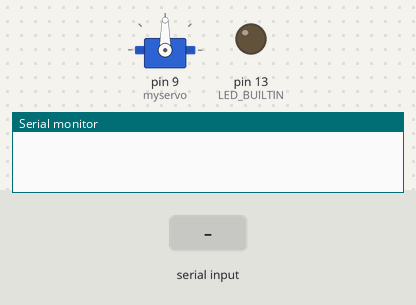
A sketch run on a simulated Arduino Uno, built with avr-gcc and run on an emulated ATmega328P. On the bench: servo, output pins drawn as LEDs (lit = HIGH), the last lines printed to the serial monitor. The test bench sets the inputs (shaded band).

Above: at 1.2 s.
1.3 s: "<30,150>" received over Serial
At 1.8 s:
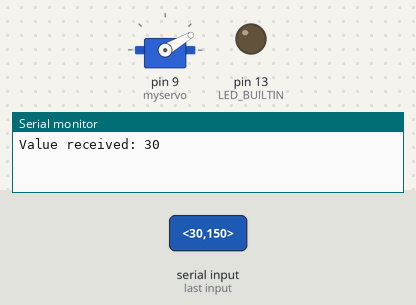
2.8 s: "<5>" received over Serial
At 3.9 s:
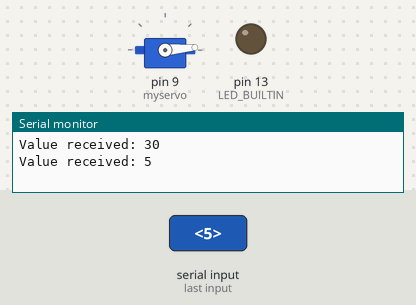
4.3 s: "<200>" received over Serial
At 5.1 s:
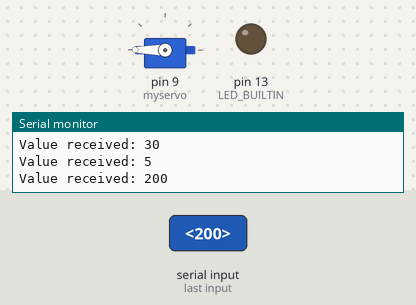
5.8 s: "<90,45>" received over Serial
At 6.4 s:
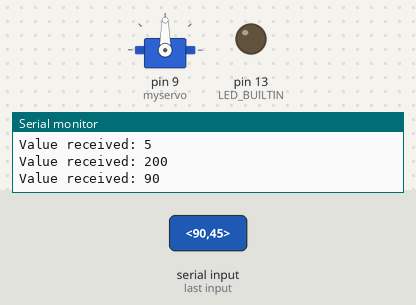
Timing chart, 0 to 8.3 s (numbered marks = the images above; inputs shaded):
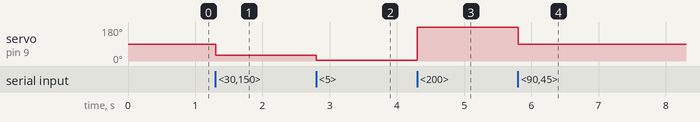

The sketch:

saqrykipol4262.ino
```cpp
#include <Servo.h>
Servo myservo;

const char startCharacter = '<';
const char endCharacter = '>';
const uint8_t maxCharacters = 10;
char receivedCharacters[maxCharacters];
bool receivingData = false;
bool dataReady = false;
uint8_t receivedCharcterIndex = 0;

void setup() {
  Serial.begin(9600);
  pinMode(LED_BUILTIN, OUTPUT);
  myservo.attach(9);  // attaches the servo on pin 9 to the servo object
}

void loop() {
  if (Serial.available() > 0) {
    char receivedCharacter = Serial.read();

    if (receivedCharacter == startCharacter) {
      receivingData = true;
    }
    else if (receivingData == true && receivedCharacter != endCharacter) {
      receivedCharacters[receivedCharcterIndex] = receivedCharacter;
      receivedCharcterIndex++;
      if (receivedCharcterIndex >= maxCharacters) {
        receivedCharcterIndex = maxCharacters - 1;
      }
    }
    else if (receivingData == true && receivedCharacter == endCharacter) {
      receivedCharacters[receivedCharcterIndex] = '\0';
      receivedCharcterIndex = 0;
      receivingData = false;
      dataReady = true;
    }
  }
  if (dataReady == true) {
    dataReady = false;
    myservo.write(atoi(receivedCharacters));
    Serial.print("Value received: ");
    Serial.println(atoi(receivedCharacters));
  }
}
```

Measured:
- after the input at 1.3 s, servo on pin 9 (myservo): 90° → 30° at once
- after the input at 2.8 s, servo on pin 9 (myservo): 30° → 5° at once
- after the input at 4.3 s, servo on pin 9 (myservo): 5° → 180° at once
- after the input at 5.8 s, servo on pin 9 (myservo): 180° → 90° at once
